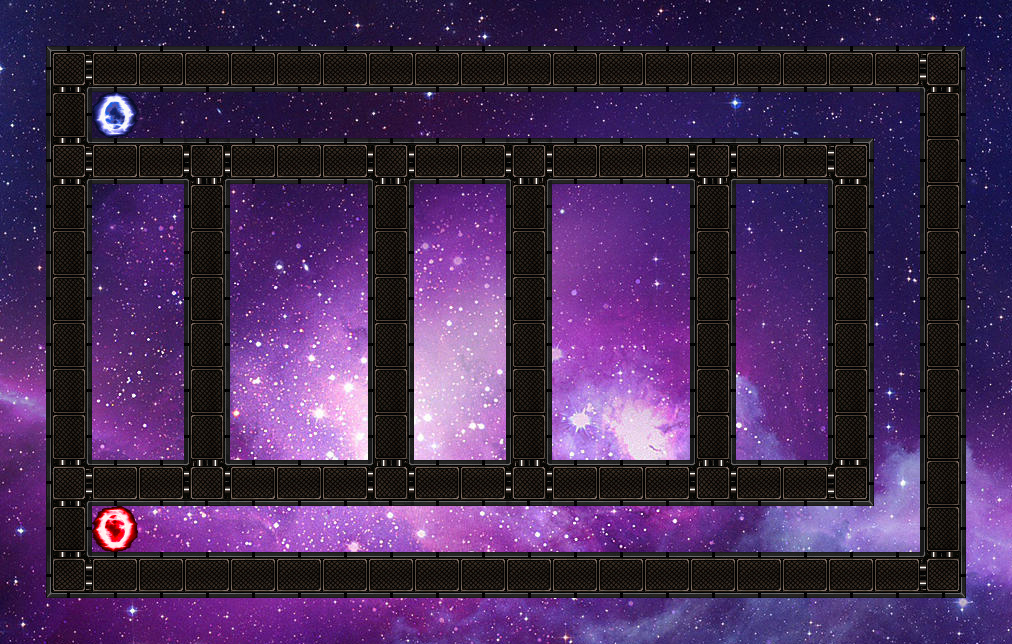

Below is a game level as drawn by its tile map, then a one-line description and the .tmx that defines it (tile-layer data replaced by summaries):
An orthogonal 22x14 tile map with 46x46 px tiles, 3 tile layers (buildable, unbuildable1, unbuildable2), 2 tilesets, 1 image layer.

<map version="1.0" orientation="orthogonal" renderorder="left-up" width="22" height="14" tilewidth="46" tileheight="46" nextobjectid="1">
 <properties>
  <property name="waypoints1" value="2,2|19,2|19,11|2,11" />
 </properties>
 <tileset firstgid="1" name="level_tiles" tilewidth="46" tileheight="46" spacing="2" margin="2">
  <image source="level_tiles.png" width="256" height="256" />
 </tileset>
 <tileset firstgid="26" name="level_tiles2" tilewidth="46" tileheight="46" spacing="2" margin="2">
  <image source="level_tiles2.png" width="256" height="256" />
 </tileset>
 <imagelayer name="background" x="-115" y="-80">
  <image source="backgrounds/level2.jpg" />
 </imagelayer>
 <layer name="buildable" width="22" height="14">
  <data>[308 cells, 84 non-empty, 4 distinct tile ids]</data>
 </layer>
 <layer name="unbuildable1" width="22" height="14">
  <data>[308 cells, 50 non-empty, 9 distinct tile ids]</data>
 </layer>
 <layer name="unbuildable2" width="22" height="14">
  <data>[308 cells, 40 non-empty, 1 distinct tile ids]</data>
 </layer>
</map>